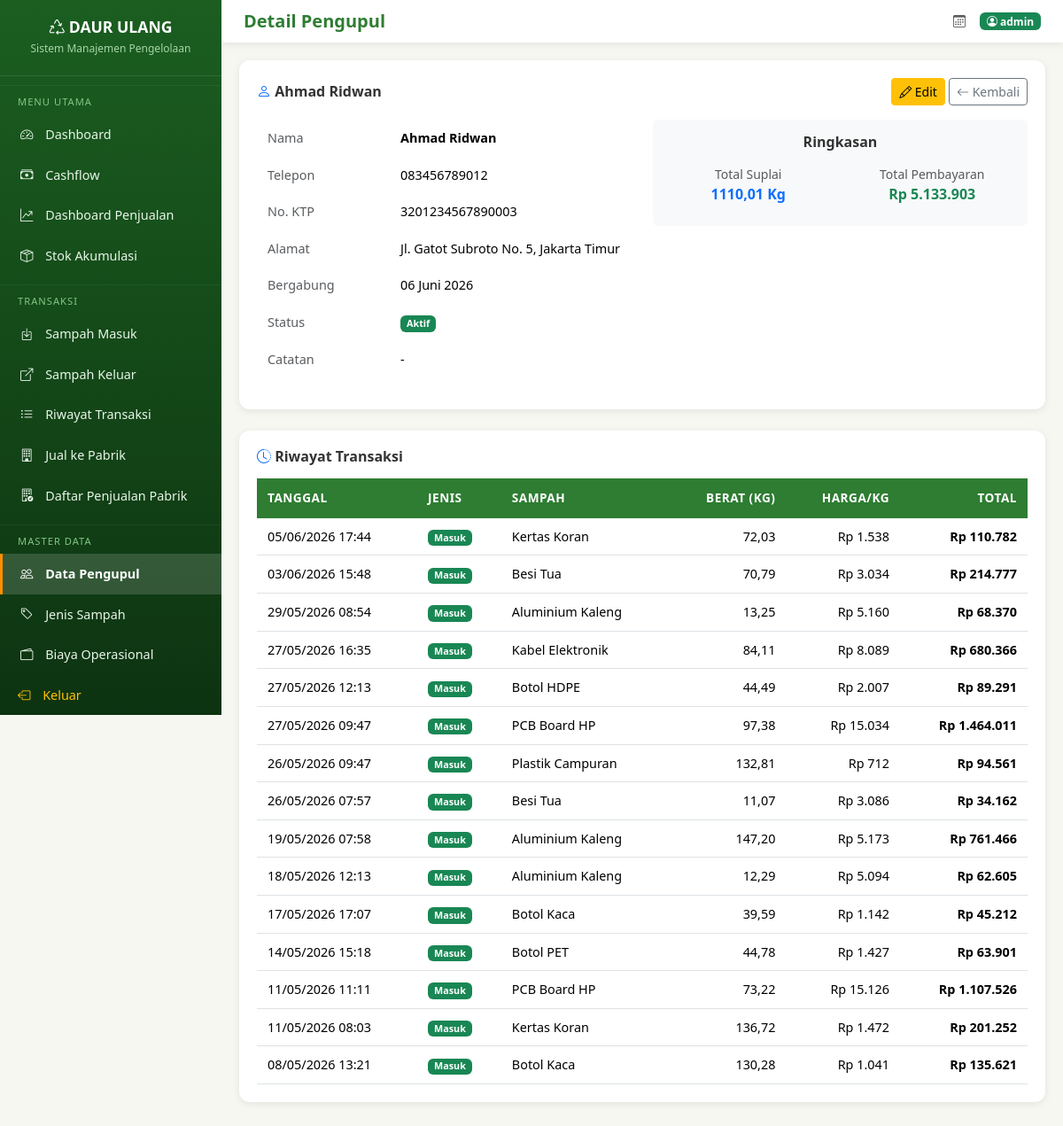
/waste/collectors/3/ (signed in), run on the app's committed database.
### waste_mgmt/models.py (models this page shows, shortened)
class Collector(models.Model):
    name = models.CharField('Nama Pengupul', max_length=200)
    phone = models.CharField('No. Telepon', max_length=20, blank=True)
    address = models.TextField('Alamat', blank=True)
    id_card_number = models.CharField('No. KTP', max_length=30, blank=True)
    join_date = models.DateField('Tanggal Bergabung', auto_now_add=True)
    is_active = models.BooleanField('Aktif', default=True)
    notes = models.TextField('Catatan', blank=True)
    class Meta:
        ordering = ['name']
        verbose_name = 'Pengupul'
        verbose_name_plural = 'Data Pengupul'
    def total_supplied_kg(self):
        return self.transactions.filter(transaction_type='in').aggregate(
            total=models.Sum('weight_kg')
        )['total'] or 0
    def total_payment(self):
        return self.transactions.filter(transaction_type='in').aggregate(
            total=models.Sum('total_price')
        )['total'] or 0

class WasteTransaction(models.Model):
    TRANSACTION_TYPE_CHOICES = [
        ('in', 'Pembelian (Masuk)'),
        ('out', 'Penjualan (Keluar)'),
    ]
    transaction_type = models.CharField('Jenis Transaksi', max_length=3, choices=TRANSACTION_TYPE_CHOICES)
    collector = models.ForeignKey(
        Collector, on_delete=models.SET_NULL, null=True, blank=True,
        related_name='transactions', verbose_name='Pengupul'
    )
    waste_type = models.ForeignKey(
        WasteType, on_delete=models.PROTECT,
        related_name='transactions', verbose_name='Jenis Sampah'
    )
    weight_kg = models.DecimalField(
        'Berat (Kg)', max_digits=10, decimal_places=2,
        validators=[MinValueValidator(0.01)]
    )
    price_per_kg = models.DecimalField(
        'Harga per Kg (Rp)', max_digits=12, decimal_places=2
    )
    total_price = models.DecimalField(
        'Total Harga (Rp)', max_digits=14, decimal_places=2
    )
    date = models.DateTimeField('Tanggal Transaksi')
    factory_name = models.CharField('Nama Pabrik/Pembeli', max_length=200, blank=True)
    notes = models.TextField('Catatan', blank=True)
    created_at = models.DateTimeField('Dibuat', auto_now_add=True)
    created_by = models.ForeignKey(
        'auth.User', on_delete=models.SET_NULL, null=True,
        verbose_name='Dibuat Oleh'
    )
    class Meta:
        ordering = ['-date']
        verbose_name = 'Transaksi Sampah'
        verbose_name_plural = 'Data Transaksi Sampah'

class WasteType(models.Model):
    CATEGORY_CHOICES = [
        ('plastik', 'Plastik'),
        ('logam', 'Logam'),
        ('kertas', 'Kertas'),
        ('kaca', 'Kaca'),
        ('elektronik', 'Elektronik'),
        ('tekstil', 'Tekstil'),
        ('organik', 'Organik'),
        ('lainnya', 'Lainnya'),
    ]
    name = models.CharField('Nama Jenis Sampah', max_length=200)
    category = models.CharField('Kategori', max_length=20, choices=CATEGORY_CHOICES, default='lainnya')
    purchase_price_per_kg = models.DecimalField(
        'Harga Beli per Kg (Rp)',
        max_digits=12, decimal_places=2,
        validators=[MinValueValidator(0)]
    )
    selling_price_per_kg = models.DecimalField(
        'Harga Jual per Kg (Rp)',
        max_digits=12, decimal_places=2,
        validators=[MinValueValidator(0)]
    )
    unit = models.CharField('Satuan', max_length=20, default='kg')
    description = models.TextField('Deskripsi', blank=True)
    is_active = models.BooleanField('Aktif', default=True)
    class Meta:
        ordering = ['category', 'name']
        verbose_name = 'Jenis Sampah'
        verbose_name_plural = 'Data Jenis Sampah'

### waste_mgmt/views.py (the view)
# urls.py: path('collectors/<int:pk>/', views.collector_detail, name='collector_detail'),
@login_required
def collector_detail(request, pk):
    collector = get_object_or_404(Collector, pk=pk)
    transactions = collector.transactions.all()[:20]
    return render(request, 'waste_mgmt/collector_detail.html', {
        'collector': collector, 'transactions': transactions
    })

### templates/waste_mgmt/collector_detail.html (shortened to what this page needs)
{% extends 'base.html' %}
{% block page_title %}Detail Pengupul{% endblock %}
{% block nav_collectors %}active{% endblock %}
{% block content %}
{% load humanize %}
<div class="chart-container mb-4">
    <div class="d-flex justify-content-between align-items-center mb-3">
        <h6 class="mb-0"><i class="bi bi-person text-primary"></i> {{ collector.name }}</h6>
        <div>
            <a href="{% url 'waste:collector_update' collector.pk %}" class="btn btn-warning btn-sm">
                <i class="bi bi-pencil"></i> Edit
            </a>
            <a href="{% url 'waste:collector_list' %}" class="btn btn-outline-secondary btn-sm">
                <i class="bi bi-arrow-left"></i> Kembali
            </a>
        </div>
    </div>
    <div class="row">
        <div class="col-md-6">
            <table class="table table-borderless">
                <tr><td class="text-muted" style="width:150px">Nama</td><td class="fw-bold">{{ collector.name }}</td></tr>
                <tr><td class="text-muted">Telepon</td><td>{{ collector.phone|default:"-" }}</td></tr>
                <tr><td class="text-muted">No. KTP</td><td>{{ collector.id_card_number|default:"-" }}</td></tr>
                <tr><td class="text-muted">Alamat</td><td>{{ collector.address|default:"-" }}</td></tr>
                <tr><td class="text-muted">Bergabung</td><td>{{ collector.join_date|date:"d F Y" }}</td></tr>
                <tr><td class="text-muted">Status</td>
                    <td>
                        {% if collector.is_active %}
                        <span class="badge bg-success">Aktif</span>
                        {% else %}
                        <span class="badge bg-secondary">Tidak Aktif</span>
                        {% endif %}
                    </td>
                </tr>
                <tr><td class="text-muted">Catatan</td><td>{{ collector.notes|default:"-" }}</td></tr>
            </table>
        </div>
        <div class="col-md-6">
            <div class="p-3 bg-light rounded">
                <h6 class="text-center mb-3">Ringkasan</h6>
                <div class="row text-center">
                    <div class="col-6 mb-2">
                        <div class="text-muted small">Total Suplai</div>
                        <div class="fw-bold text-primary">{{ collector.total_supplied_kg|floatformat:2 }} Kg</div>
                    </div>
                    <div class="col-6 mb-2">
                        <div class="text-muted small">Total Pembayaran</div>
                        <div class="fw-bold text-success">Rp {{ collector.total_payment|floatformat:0|intcomma }}</div>
                    </div>
                </div>
            </div>
        </div>
    </div>
</div>
<div class="chart-container">
    <h6><i class="bi bi-clock-history text-primary"></i> Riwayat Transaksi</h6>
    {% if transactions %}
    <div class="table-responsive">
        <table class="table table-hover table-sm mb-0">
            <thead>
                <tr>
                    <th>Tanggal</th>
                    <th>Jenis</th>
                    <th>Sampah</th>
                    <th class="text-end">Berat (Kg)</th>
                    <th class="text-end">Harga/Kg</th>
                    <th class="text-end">Total</th>
                </tr>
            </thead>
            <tbody>
                {% for t in transactions %}
                <tr>
                    <td>{{ t.date|date:"d/m/Y H:i" }}</td>
                    <td>
                        {% if t.transaction_type == 'in' %}
                        <span class="badge bg-success">Masuk</span>
                        {% else %}
                        <span class="badge bg-danger">Keluar</span>
                        {% endif %}
                    </td>
                    <td>{{ t.waste_type.name }}</td>
                    <td class="text-end">{{ t.weight_kg }}</td>
                    <td class="text-end">Rp {{ t.price_per_kg|floatformat:0|intcomma }}</td>
                    <td class="text-end fw-bold">Rp {{ t.total_price|floatformat:0|intcomma }}</td>
                </tr>
                {% endfor %}
            </tbody>
        </table>
    </div>
    {% else %}
    <p class="text-muted text-center py-3">Belum ada transaksi untuk pengupul ini.</p>
    {% endif %}
</div>
{% endblock %}

### templates/base.html (shortened to what this page needs)
<!DOCTYPE html>
<html lang="id">
<head>
    <link href="https://cdn.jsdelivr.net/npm/bootstrap@5.3.3/dist/css/bootstrap.min.css" rel="stylesheet">
    <link href="https://cdn.jsdelivr.net/npm/bootstrap-icons@1.11.3/font/bootstrap-icons.min.css" rel="stylesheet">
    <link href="/static/css/style.css" rel="stylesheet">
</head>
<body>
    {% if user.is_authenticated %}
    <div class="sidebar">
        <div class="brand">
            <h4><i class="bi bi-recycle"></i> DAUR ULANG</h4>
            <small>Sistem Manajemen Pengelolaan</small>
        </div>
        <div class="nav-section">MENU UTAMA</div>
        <nav class="nav flex-column">
            <a href="{% url 'waste:dashboard' %}" class="nav-link {% block nav_dashboard %}{% endblock %}">
                <i class="bi bi-speedometer2"></i> Dashboard
            </a>
            <a href="{% url 'waste:cashflow_dashboard' %}" class="nav-link {% block nav_cashflow %}{% endblock %}">
                <i class="bi bi-cash-stack"></i> Cashflow
            </a>
            <a href="{% url 'waste:sales_dashboard' %}" class="nav-link {% block nav_sales %}{% endblock %}">
                <i class="bi bi-graph-up-arrow"></i> Dashboard Penjualan
            </a>
            <a href="{% url 'waste:stock_view' %}" class="nav-link {% block nav_stock %}{% endblock %}">
                <i class="bi bi-box-seam"></i> Stok Akumulasi
            </a>
        </nav>
        <div class="nav-section">TRANSAKSI</div>
        <nav class="nav flex-column">
            <a href="{% url 'waste:transaction_in_create' %}" class="nav-link {% block nav_trans_in %}{% endblock %}">
                <i class="bi bi-box-arrow-in-down"></i> Sampah Masuk
            </a>
            <a href="{% url 'waste:transaction_out_create' %}" class="nav-link {% block nav_trans_out %}{% endblock %}">
                <i class="bi bi-box-arrow-up-right"></i> Sampah Keluar
            </a>
            <a href="{% url 'waste:transaction_list' %}" class="nav-link {% block nav_trans_list %}{% endblock %}">
                <i class="bi bi-list-ul"></i> Riwayat Transaksi
            </a>
            <a href="{% url 'waste:factory_sale_create' %}" class="nav-link {% block nav_factory_create %}{% endblock %}">
                <i class="bi bi-building"></i> Jual ke Pabrik
            </a>
            <a href="{% url 'waste:factory_sale_list' %}" class="nav-link {% block nav_factory_list %}{% endblock %}">
                <i class="bi bi-building-check"></i> Daftar Penjualan Pabrik
            </a>
        </nav>
        <div class="nav-section">MASTER DATA</div>
        <nav class="nav flex-column">
            <a href="{% url 'waste:collector_list' %}" class="nav-link {% block nav_collectors %}{% endblock %}">
                <i class="bi bi-people"></i> Data Pengupul
            </a>
            <a href="{% url 'waste:waste_type_list' %}" class="nav-link {% block nav_waste_types %}{% endblock %}">
                <i class="bi bi-tag"></i> Jenis Sampah
            </a>
            <a href="{% url 'waste:operational_cost_list' %}" class="nav-link {% block nav_opex %}{% endblock %}">
                <i class="bi bi-wallet2"></i> Biaya Operasional
            </a>
        </nav>
        <form action="{% url 'accounts:logout' %}" method="post">
            <button type="submit" class="nav-link text-warning" style="border: none; background: transparent; cursor: pointer; width: 100%; text-align: left;">
                <i class="bi bi-box-arrow-left"></i> Keluar
            </button>
        </form>
    </div>
    <div class="main-content">
        <div class="top-navbar">
            <div>
                <h5 class="mb-0" style="color: var(--primary-color); font-weight:700;">
                    {% block page_title %}Dashboard{% endblock %}
                </h5>
            </div>
            <div class="d-flex align-items-center gap-3">
                <small class="text-muted"><i class="bi bi-calendar3"></i> {{ today|default:'' }}</small>
                <span class="badge bg-success"><i class="bi bi-person-circle"></i> {{ user.username }}</span>
            </div>
        </div>
        {% block content %}{% endblock %}
    </div>
    {% else %}
    {% block login_content %}{% endblock %}
    {% endif %}
</body>
</html>

### static/css/style.css (style rules this page uses)
:root { --primary-color: #2e7d32; --primary-dark: #1b5e20; --primary-light: #4caf50; --accent-color: #ff8f00; --accent-light: #ffb300; --danger-color: #c62828; --bg-light: #f5f7f0; --sidebar-bg: #1b5e20; --sidebar-text: #e8f5e9; --card-shadow: 0 2px 8px rgba(0,0,0,0.08); }
body { background-color: var(--bg-light); font-family: 'Segoe UI', Tahoma, Geneva, Verdana, sans-serif; }
.sidebar { background: linear-gradient(180deg, var(--sidebar-bg) 0%, #0d3311 100%); min-height: 100vh; color: var(--sidebar-text); padding-top: 0; position: fixed; top: 0; left: 0; width: 250px; z-index: 1000; overflow-y: auto; }
.sidebar .brand { padding: 20px 15px; border-bottom: 1px solid rgba(255,255,255,0.1); text-align: center; }
.sidebar .brand h4 { color: #fff; font-weight: 700; margin: 0; font-size: 1.1rem; }
.sidebar .brand small { color: #a5d6a7; font-size: 0.75rem; }
.sidebar .nav-link { color: var(--sidebar-text); padding: 12px 20px; border-radius: 0; transition: all 0.2s; font-size: 0.9rem; border-left: 3px solid transparent; }
.sidebar .nav-link.active { background: rgba(255,255,255,0.15); color: #fff; border-left-color: var(--accent-color); font-weight: 600; }
.sidebar .nav-link i { margin-right: 10px; width: 20px; text-align: center; }
.sidebar .nav-section { padding: 10px 20px 5px; font-size: 0.7rem; text-transform: uppercase; letter-spacing: 1px; color: #81c784; margin-top: 10px; border-top: 1px solid rgba(255,255,255,0.05); }
.main-content { margin-left: 250px; padding: 20px; min-height: 100vh; }
.top-navbar { background: #fff; box-shadow: var(--card-shadow); padding: 12px 25px; margin: -20px -20px 20px; display: flex; justify-content: space-between; align-items: center; }
.table th { background: var(--primary-color); color: #fff; font-size: 0.85rem; font-weight: 600; text-transform: uppercase; letter-spacing: 0.5px; border: none; padding: 12px; }
.table td { padding: 10px 12px; font-size: 0.9rem; vertical-align: middle; }
.chart-container { background: #fff; border-radius: 12px; box-shadow: var(--card-shadow); padding: 20px; margin-bottom: 20px; }
.chart-container h6 { color: #333; font-weight: 700; margin-bottom: 15px; }

### data on the page
Collector: name "Ahmad Ridwan", phone "083456789012", id_card_number "3201234567890003", address "Jl. Gatot Subroto No. 5, Jakarta Timur", join_date "06 Juni 2026", notes "-", total_supplied_kg "1110,01", total_payment "5.133.903"
WasteTransaction: date "05/06/2026 17:44", transaction_type "Masuk", waste_type.name "Kertas Koran", weight_kg "72,03", price_per_kg "1.538", total_price "110.782"
WasteTransaction: date "03/06/2026 15:48", transaction_type "Masuk", waste_type.name "Besi Tua", weight_kg "70,79", price_per_kg "3.034", total_price "214.777"
WasteTransaction: date "29/05/2026 08:54", transaction_type "Masuk", waste_type.name "Aluminium Kaleng", weight_kg "13,25", price_per_kg "5.160", total_price "68.370"
WasteTransaction: date "27/05/2026 16:35", transaction_type "Masuk", waste_type.name "Kabel Elektronik", weight_kg "84,11", price_per_kg "8.089", total_price "680.366"
WasteTransaction: date "27/05/2026 12:13", transaction_type "Masuk", waste_type.name "Botol HDPE", weight_kg "44,49", price_per_kg "2.007", total_price "89.291"
WasteTransaction: date "27/05/2026 09:47", transaction_type "Masuk", waste_type.name "PCB Board HP", weight_kg "97,38", price_per_kg "15.034", total_price "1.464.011"
WasteTransaction: date "26/05/2026 09:47", transaction_type "Masuk", waste_type.name "Plastik Campuran", weight_kg "132,81", price_per_kg "712", total_price "94.561"
WasteTransaction: date "26/05/2026 07:57", transaction_type "Masuk", waste_type.name "Besi Tua", weight_kg "11,07", price_per_kg "3.086", total_price "34.162"
WasteTransaction: date "19/05/2026 07:58", transaction_type "Masuk", waste_type.name "Aluminium Kaleng", weight_kg "147,20", price_per_kg "5.173", total_price "761.466"
WasteTransaction: date "18/05/2026 12:13", transaction_type "Masuk", waste_type.name "Aluminium Kaleng", weight_kg "12,29", price_per_kg "5.094", total_price "62.605"
WasteTransaction: date "17/05/2026 17:07", transaction_type "Masuk", waste_type.name "Botol Kaca", weight_kg "39,59", price_per_kg "1.142", total_price "45.212"
WasteTransaction: date "14/05/2026 15:18", transaction_type "Masuk", waste_type.name "Botol PET", weight_kg "44,78", price_per_kg "1.427", total_price "63.901"
WasteTransaction: date "11/05/2026 11:11", transaction_type "Masuk", waste_type.name "PCB Board HP", weight_kg "73,22", price_per_kg "15.126", total_price "1.107.526"
WasteTransaction: date "11/05/2026 08:03", transaction_type "Masuk", waste_type.name "Kertas Koran", weight_kg "136,72", price_per_kg "1.472", total_price "201.252"
WasteTransaction: date "08/05/2026 13:21", transaction_type "Masuk", waste_type.name "Botol Kaca", weight_kg "130,28", price_per_kg "1.041", total_price "135.621"

### other printed values
{{ user.username }} "admin"
